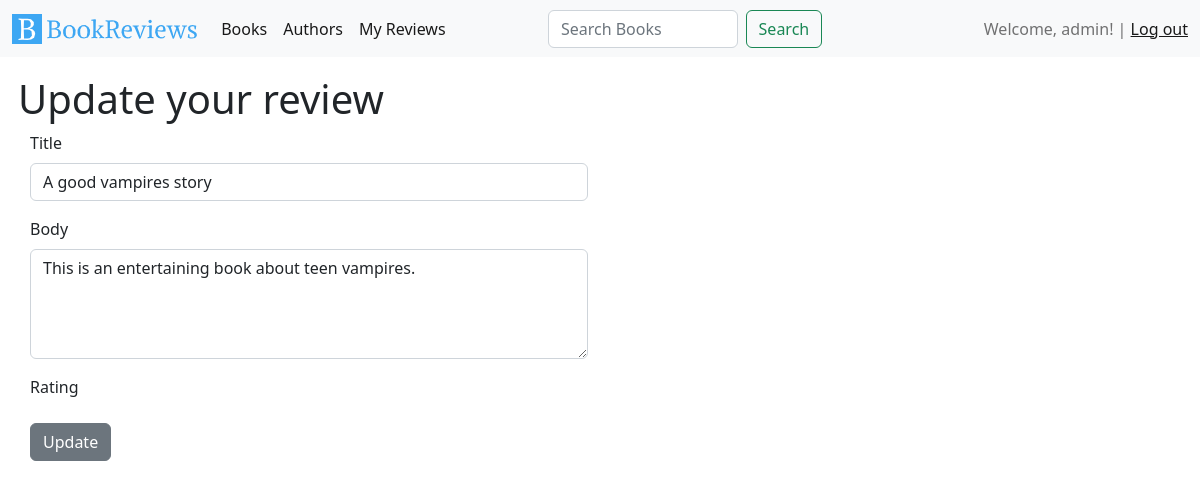
/books/12/reviews/7/edit (signed in), run on the app's committed database.
### reviews/models.py (models this page shows, shortened)
class Review(models.Model):
    user = models.ForeignKey(
        User, on_delete=models.CASCADE, related_name="reviews")
    book = models.ForeignKey(
        Book, on_delete=models.CASCADE, related_name="reviews")
    title = models.CharField(max_length=50)
    body = models.TextField()
    rating = models.PositiveIntegerField(choices=(
        (1, 'Bad'),
        (2, 'Poor'),
        (3, 'Okay'),
        (4, 'Good'),
        (5, 'Excellent')
    ))
    created_at = models.DateTimeField(auto_now_add=True)
    updated_at = models.DateTimeField(auto_now=True)

### reviews/views.py (the view, shortened to what this page needs)
# urls.py: path('books/<int:book_id>/reviews/<int:pk>/edit', UpdateReviewView.as_view(), name="review_update"),
class UpdateReviewView(LoginRequiredMixin, UserPassesTestMixin, UpdateView):
    model = Review
    template_name = "reviews/review_update.html"
    form_class = ReviewForm
    success_message = "Review updated successfully!"
    def test_func(self):
        return self.request.user == self.get_object().user

### reviews/forms.py
class ReviewForm(forms.ModelForm):
    CHOICES = [(i, str(i)) for i in range(1, 5+1)]
    title = forms.CharField(widget=forms.TextInput(attrs={
        'class': 'form-control',
        'rows': 1,
        'cols': 2,
        }), max_length=Review._meta.get_field('title').max_length)
    body = forms.CharField(widget=forms.Textarea(attrs={
        'class': 'form-control',
        'rows': 4,
        'cols': 3,
        }))
    rating = forms.IntegerField(widget=forms.HiddenInput(), initial=1)
    class Meta:
        model = Review
        fields = ['title', 'body', 'rating']

### templates/reviews/review_update.html (shortened to what this page needs)
{% extends 'base/base.html' %}
{% load static %}
{% block content %}
    <h1>Update your review</h1>
    {% include 'reviews/review_form.html' with label="Update" %}
{% endblock content %}

### templates/base/navbar.html
{% load static %}
<nav class="navbar navbar-expand-lg bg-light">
  <div class="container-fluid">
    <a class="navbar-brand" href="{% url 'home' %}">
      <img src="{% static 'img/icon.svg' %}" alt="Icon" width="30" height="30" class="d-inline-block align-text-top">
      <img src="{% static 'img/logo.svg' %}" alt="Logo" width="150" height="30" class="d-inline-block align-text-top">
    </a>
    <div class="collapse navbar-collapse justify-content-center" id="navbar">
      <ul class="navbar-nav me-auto mb-2 mb-lg-0">
        <li class="nav-item">
          <a class="nav-link active" aria-current="page" href="{% url 'books' %}">Books</a>
        </li>
        <li class="nav-item">
          <a class="nav-link active" aria-current="page" href="{% url 'authors' %}">Authors</a>
        </li>
        <li class="nav-item">
          <a class="nav-link active" aria-current="page" href="{% url 'reviews' %}">My Reviews</a>
        </li>
      </ul>
    </div>
    <div class="d-flex justify-content-center align-items-center flex-grow-1">
      <div class="d-flex justify-content-center w-75">
        <form class="d-flex w-100" method="get" action="{% url 'book_search' %}" name="search_form">
          <input class="form-control me-2" type="search" name="q" placeholder="Search Books" aria-label="Search">
          <button class="btn btn-outline-success" type="submit">Search</button>
        </form>
      </div>
      <div class="d-flex justify-content-end w-100">
        <span class="navbar-text" name="user_session">
          {% if user.is_authenticated %}
          Welcome, {{ user.username }}! |
          <a href="{% url 'logout' %}">Log out</a>
          {% else %}
          You're not logged in |
          <a href="{% url 'login' %}" name="login_link">Log In</a> |
          <a href="{% url 'signup' %}" name="signup_link">Sign Up</a>
          {% endif %}
        </span>
      </div>
    </div>
  </div>
</nav>

### templates/reviews/review_form.html (shortened to what this page needs)
<form class="row gy-5 mx-auto my-auto" method="post" id="id_review_form">
  <div class="container">
    <div class="row mb-3">
      <div class="col-md-6">
        <label class="form-label">{{ form.title.label }}</label>
        {{ form.title }}
      </div>
    </div>
    <div class="row mb-3">
      <div class="col-md-6">
        <label class="form-label">{{ form.body.label }}</label>
        {{ form.body }}
      </div>
    </div>
    <div class="row mb-3">
      <div class="col-md-6">
        <label class="form-label">{{ form.rating.label }}</label>
      </div>
    </div>
    <div class="row mb-3">
      <div class="col-md-6">
        <button class="btn btn-secondary" type="submit" name="submit_button">{{ label }}</button>
      </div>
  </div>
</form>

### data on the page
Review: title "A good vampires story", body "This is an entertaining book about teen vampires."

### other printed values
{{ user.username }} "admin"
{{ label }} "Update"
